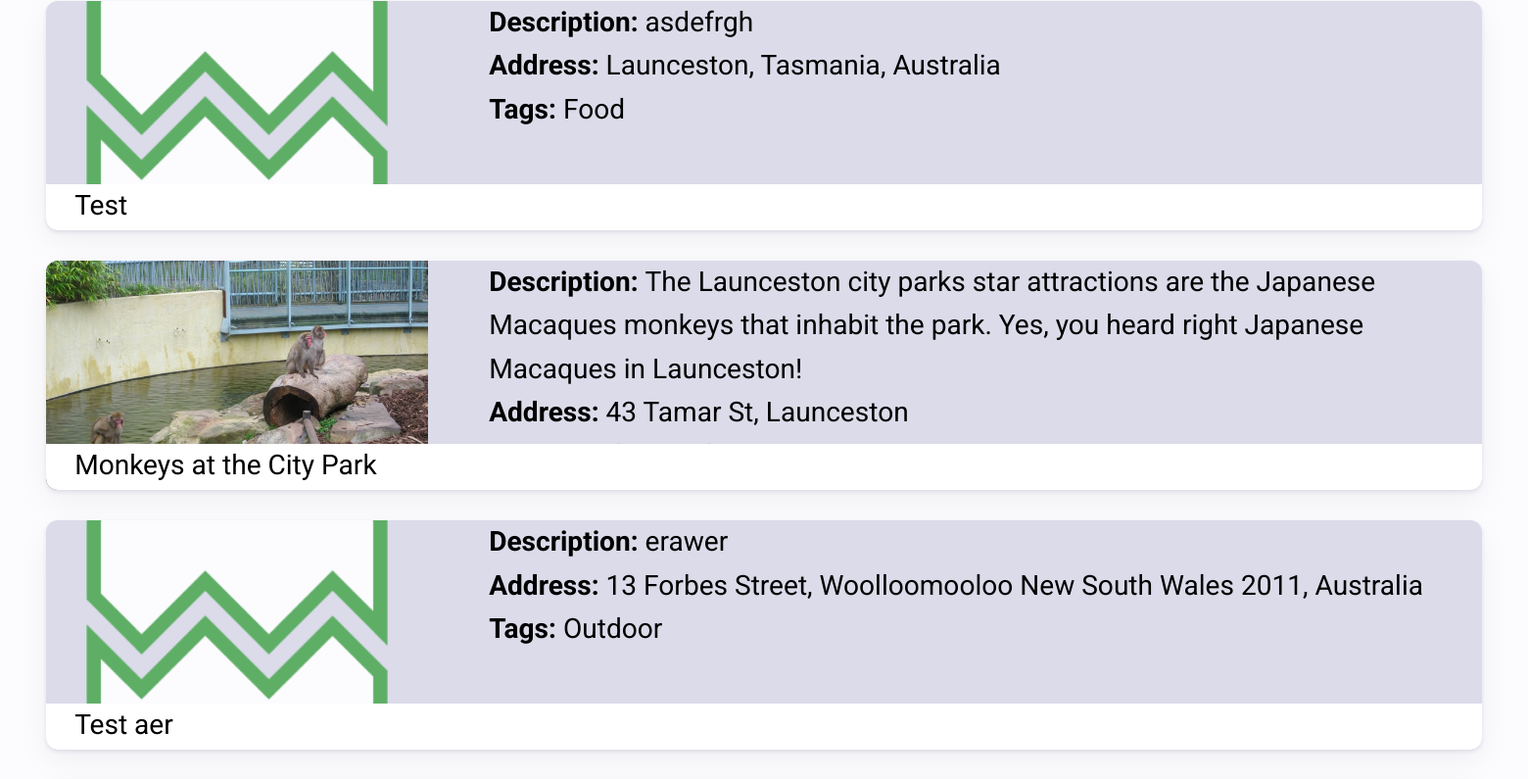
/history (signed in, middle part), run on an earlier commit of the app's database.
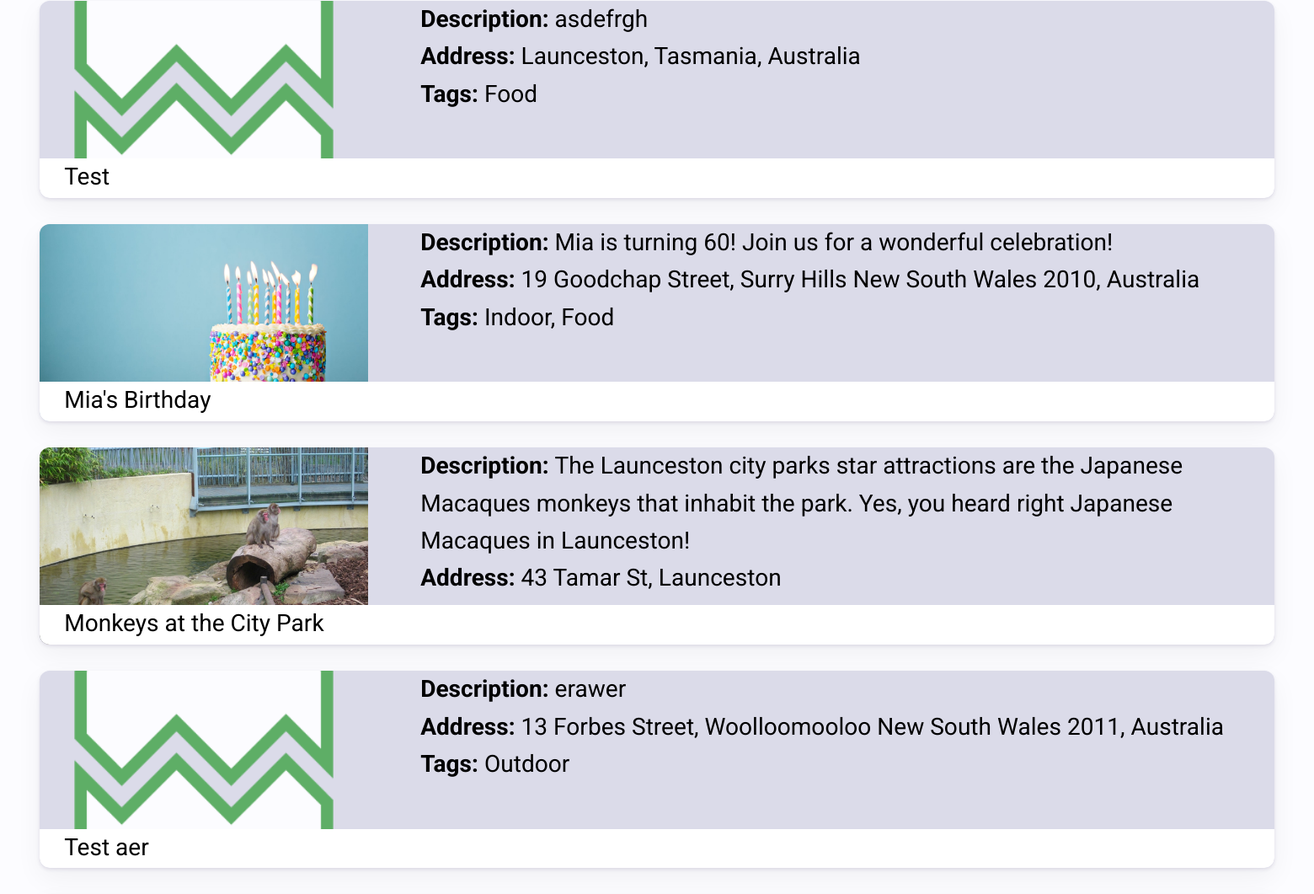
And on a later commit of the database.
### radius/models.py (models this page shows, shortened)
class Activity(models.Model):
    name = models.CharField(max_length=200, help_text='Activity Name')
    description = models.TextField(help_text='Activity Description')
    address = models.CharField(max_length=200, help_text='Activity Address')
    tags = models.ManyToManyField(ActivityTags, help_text='Select Tags')
    id = models.UUIDField(primary_key=True, default=uuid.uuid4,
                          help_text='Activity Key')
    datetime = models.DateTimeField(default=datetime.datetime.now())
    longitude = models.FloatField(default=151.7420)
    latitude = models.FloatField(default=-33.871846)
    image = models.ImageField(upload_to='images/', default='noimage.jpg')

class ActivityTags(models.Model):
    name = models.CharField(max_length=200, help_text='Enter a Tag (e.g. Community')
    def __str__(self):
        return self.name

### radius/views.py (the view)
# urls.py: path('history', views.history),
def history(request):
    activities = request.user.profile.history.all()
    return render(request, 'history.html', {'activities' :activities})

### radius/templates/history.html (shortened to what this page needs)
{% extends 'base.html' %}
{% load static %}
{% block content %}
<main>
{% include 'partials/activitycard-ext.html' %}
</main>
{% endblock %}

### radius/templates/partials/activitycard-ext.html
{% load static %}
{% if activities %}
        <div class="fav_activityList">
                {% for activity in activities %}
                        <div class="fav_activity_container" onclick="goToActivity('{{ activity.id }}')">
                                <div class="fav_img"><img src="/media/{{ activity.image }}" alt="{{ activity.name }}" width="300"></div>
                                <div class="fav_description">
                                        <b>Description: </b>{{ activity.description }}<br>
                                        <b>Address: </b>{{ activity.address }}<br>
                                        <b>Tags: </b>{{ activity.tags.all|join:", " }}<br>
                                </div>
                                <div class="fav_activity_title">{{ activity.name }}</div>
                        </div>
                {% endfor %}
{% endif %}
        </div>

What changed in the data, as far as the page shows it:
added Activity: image (picture), description "Mia is turning 60! Join us for a wonderful celebration!", address "19 Goodchap Street, Surry Hills New South Wales 2010, Australia", tags.all "Indoor, Food", name "Mia's Birthday"
